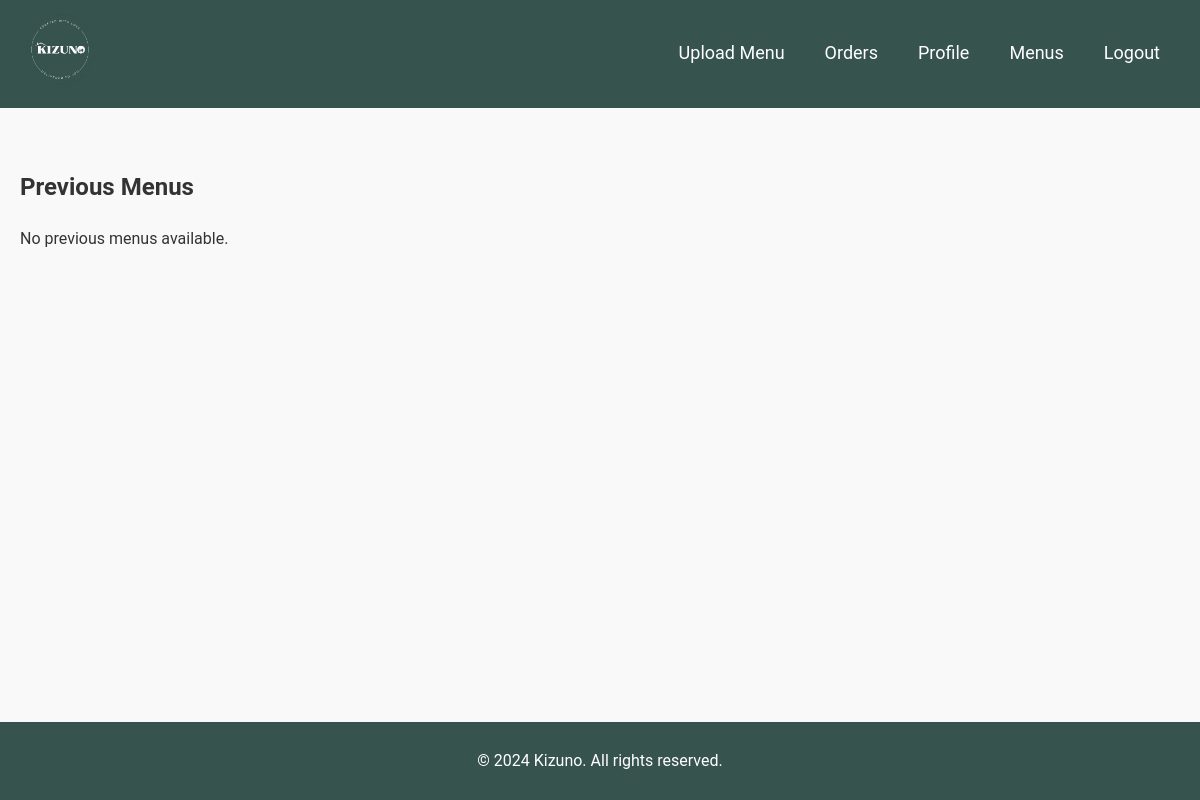
Before: /FRONTEND/html/previous_menus.php (signed in) with the older database file.
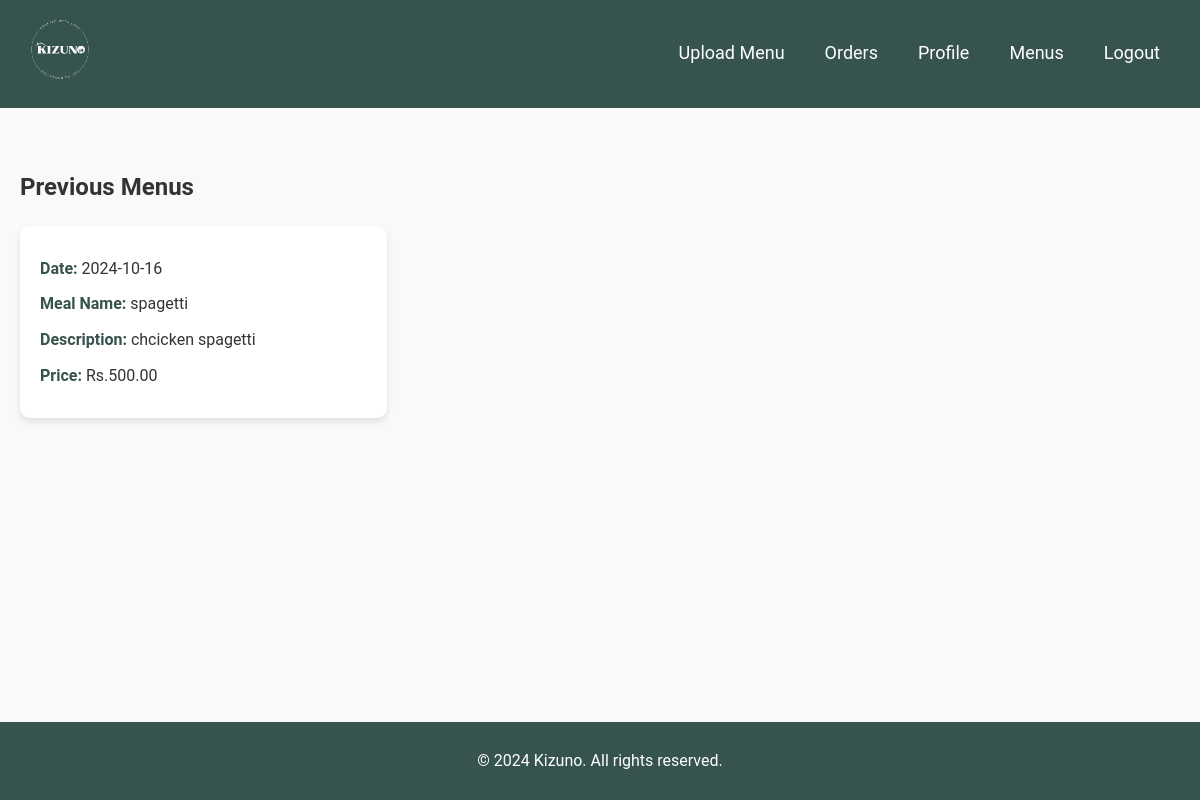
After: the same page with the newer database file.
### tables this page shows
CREATE TABLE `meals` (
  `meal_id` int(11) NOT NULL,
  `cook_id` int(11) DEFAULT NULL,
  `name` varchar(255) NOT NULL,
  `description` text DEFAULT NULL,
  `price` decimal(10,2) NOT NULL,
  `available_date` date NOT NULL,
  `image_url` varchar(255) DEFAULT NULL,
  `created_at` timestamp NOT NULL DEFAULT current_timestamp()
);

### FRONTEND/html/previous_menus.php (the view, shortened to what this page needs)
<?php
require '../../BACKEND/db.php';
$user_id = $_SESSION['user_id'];
$stmt = $pdo->prepare("SELECT cook_id FROM cooks WHERE user_id = ?");
$stmt->execute([$user_id]);
$cook_id = $stmt->fetchColumn();
$stmt_previous = $pdo->prepare("SELECT * FROM meals WHERE cook_id = ? AND available_date < ? ORDER BY available_date DESC");
$stmt_previous->execute([$cook_id, date('Y-m-d')]);
$previous_menus = $stmt_previous->fetchAll(PDO::FETCH_ASSOC);
?>
<!DOCTYPE html>
<html lang="en">
<head>
    <link rel="stylesheet" href="../css/previous_menus.css">
</head>
<body>
    <header>
        <div class="logo">
            <a href="cook_dashboard.php">
                <img src="../RESOURCES/logo.png" alt="Kizuno Logo">
            </a>
        </div>
        <nav>
            <ul>
                <li><a href="menu_upload.php">Upload Menu</a></li>
                <li><a href="order_management.php">Orders</a></li>
                <li><a href="cook_profile.php">Profile</a></li>
                <li><a href="previous_menus.php">Menus</a></li>
                <li><a href="../../BACKEND/logout.php">Logout</a></li>
            </ul>
        </nav>
    </header>
    <main>
        <section class="previous-menus-section">
            <h1>Previous Menus</h1>
            <?php if (!empty($previous_menus)): ?>
                <div class="previous-menus-grid">
                    <?php foreach ($previous_menus as $previous_menu): ?>
                        <div class="menu-details">
                            <p><strong>Date:</strong> <?php echo htmlspecialchars($previous_menu['available_date']); ?></p>
                            <p><strong>Meal Name:</strong> <?php echo htmlspecialchars($previous_menu['name']); ?></p>
                            <p><strong>Description:</strong> <?php echo htmlspecialchars($previous_menu['description']); ?></p>
                            <p><strong>Price:</strong> Rs.<?php echo htmlspecialchars($previous_menu['price']); ?></p>
                        </div>
                    <?php endforeach; ?>
                </div>
            <?php else: ?>
                <p>No previous menus available.</p>
            <?php endif; ?>
        </section>
    </main>
    <footer>
        <p>&copy; 2024 Kizuno. All rights reserved.</p>
    </footer>
</body>
</html>

Changed rows visible on the page:
added meals: available_date "2024-10-16", name "spagetti", description "chcicken spagetti", price "500.00"
Other visible differences:
text no longer shown: "No previous menus available."
